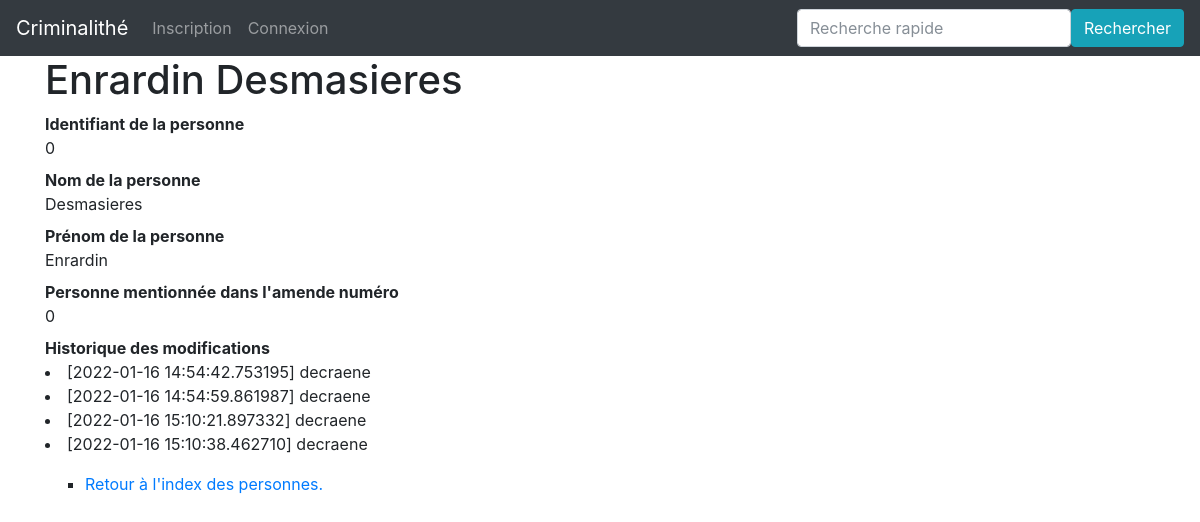
The page /personne/0 on the database its author committed.
### app/modeles/donnees.py (models this page shows, shortened)
class Personnes(db.Model):
    personnes_id = db.Column(db.Integer, primary_key=True, unique=True, nullable=False, autoincrement=True)
    personnes_amendes_id = db.Column(db.Integer)
    personnes_nom = db.Column(db.Text)
    personnes_prenom = db.Column(db.Text)
    authorships = db.relationship("Authorship", back_populates="personne")

class Authorship(db.Model):
    __tablename__ = "authorship"
    authorship_id = db.Column(db.Integer, nullable=True, autoincrement=True, primary_key=True)
    authorship_amendes_id = db.Column(db.Integer, db.ForeignKey("amendes.amendes_id"))
    authorship_user_id = db.Column(db.Integer, db.ForeignKey("user.user_id"))
    authorship_date = db.Column(db.DateTime, default=datetime.datetime.utcnow)
    authorship_personnes_id = db.Column(db.Integer, db.ForeignKey("personnes.personnes_id"))
    authorship_source_id = db.Column(db.Integer, db.ForeignKey("source.source_id"))
    user = db.relationship("User", back_populates="authorships")
    amende = db.relationship("Amendes", back_populates="authorships")
    personne = db.relationship("Personnes", back_populates="authorships")
    source = db.relationship("Source", back_populates="authorships")

### app/modeles/utilisateurs.py (models this page shows, shortened)
class User(UserMixin, db.Model):
    user_id = db.Column(db.Integer, primary_key=True)
    user_nom = db.Column(db.Text)
    user_login = db.Column(db.Text)
    user_email = db.Column(db.Text)
    user_password = db.Column(db.Text)
    authorships = db.relationship("Authorship", back_populates="user")

### app/routes/__init__.py (the view)
@app.route("/personne/<int:personnes_id>")
def personne(personnes_id):
    personne_unique = Personnes.query.filter(Personnes.personnes_id == personnes_id).first()
    return render_template("pages/personne.html", personne=personne_unique)

### app/templates/pages/personne.html (shortened to what this page needs)
{% extends "conteneur.html" %}
{% block corps %}
<h1>{{personne.personnes_prenom}} {{personne.personnes_nom}}</h1>
<dl>
    <dt>Identifiant de la personne</dt><dd>{{personne.personnes_id}}</dd>
    <dt>Nom de la personne</dt><dd>{{personne.personnes_nom}}</dd>
    <dt>Prénom de la personne</dt><dd>{{personne.personnes_prenom}}</dd>
    <dt>Personne mentionnée dans l'amende numéro </dt><dd>{{personne.personnes_amendes_id}}</dd>
    <dt>Historique des modifications</dt>
    <dt>
        <dd>
            {% for modification in personne.authorships %}
            <li>[{{modification.authorship_date}}] {{modification.user.user_nom}}</li>
            {% endfor %}
        </dd>
    </dt>
</dl>
<p>
    <ul type="square">
        <li><a href="{{url_for('index_personnes')}}">Retour à l'index des personnes.</a></li>
    </ul>
</p>
{% endblock %}

### rows shown on the page
Personnes: personnes_prenom "Enrardin", personnes_nom "Desmasieres", personnes_id "0", personnes_amendes_id "0"
Authorship: authorship_date "2022-01-16 14:54:42.753195", user.user_nom "decraene"
Authorship: authorship_date "2022-01-16 14:54:59.861987", user.user_nom "decraene"
Authorship: authorship_date "2022-01-16 15:10:21.897332", user.user_nom "decraene"
Authorship: authorship_date "2022-01-16 15:10:38.462710", user.user_nom "decraene"
